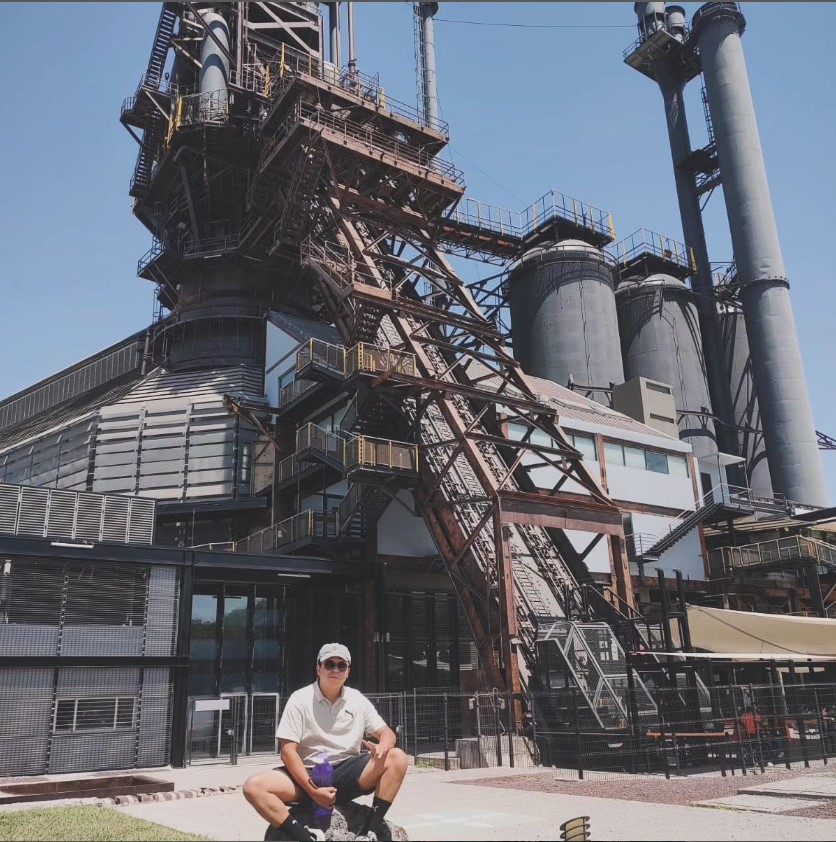
#> input picture Practica9/horno3.jpg, 836 x 842 px
$ python practica9.py
#> lines starting #> are read from the running program, lines starting #| are printed output that depends on the picture
#> further down, imagen_original is the input picture: shape (842, 836, 3); mean B, G, R 117.2, 107.9, 105.2
# -*- coding: utf-8 -*-
"""
Created on 01 May 14:23:40 2024
@author: Jesus Alejandro Montes Aguila
"""
import cv2
import numpy as np

# Función para agregar ruido gaussiano a una imagen
def agregar_ruido_gaussiano(imagen, media=0, desviacion_estandar=25):
#> called with media = 0, desviacion_estandar = 25
    alto, ancho, canales = imagen.shape
#> alto = 842; ancho = 836; canales = 3
    ruido = np.random.normal(media, desviacion_estandar, (alto, ancho, canales))
    imagen_con_ruido = np.clip(imagen + ruido, 0, 255).astype(np.uint8)
    return imagen_con_ruido

# Función para agregar ruido de sal y pimienta a una imagen
def agregar_ruido_sal_pimienta(imagen, proporcion_sal_vs_pimienta=0.5, cantidad=0.04):
#> called with proporcion_sal_vs_pimienta = 0.5, cantidad = 0.04
    imagen_con_ruido = np.copy(imagen)

    # Ruido de sal
    cantidad_sal = np.ceil(cantidad * imagen.size * proporcion_sal_vs_pimienta)
#> cantidad_sal = 42235
    coordenadas_sal = [np.random.randint(0, i - 1, int(cantidad_sal)) for i in imagen.shape]
    imagen_con_ruido[coordenadas_sal[0], coordenadas_sal[1], :] = 255

    # Ruido de pimienta
    cantidad_pimienta = np.ceil(cantidad * imagen.size * (1.0 - proporcion_sal_vs_pimienta))
#> cantidad_pimienta = 42235
    coordenadas_pimienta = [np.random.randint(0, i - 1, int(cantidad_pimienta)) for i in imagen.shape]
    imagen_con_ruido[coordenadas_pimienta[0], coordenadas_pimienta[1], :] = 0
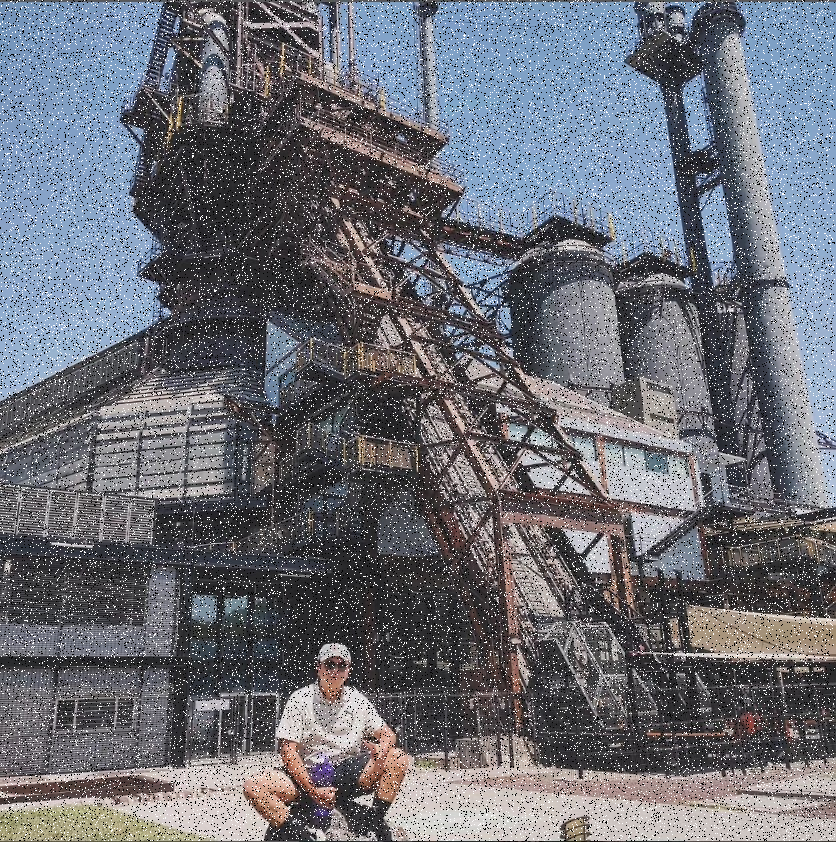
#> imagen_con_ruido: shape (842, 836, 3); mean B, G, R 118, 109.7, 107.3

    return imagen_con_ruido

# Función para aplicar un filtro a una imagen
def aplicar_filtro(imagen, tipo_filtro='gaussiano'):
    if tipo_filtro == 'gaussiano':
        return cv2.GaussianBlur(imagen, (5, 5), 0)
    elif tipo_filtro == 'media':
        return cv2.blur(imagen, (5, 5))
    elif tipo_filtro == 'mediana':
        return cv2.medianBlur(imagen, 5)
    elif tipo_filtro == 'minimo':
        return cv2.erode(imagen, np.ones((3, 3)))
    elif tipo_filtro == 'maximo':
        return cv2.dilate(imagen, np.ones((3, 3)))

# Cargar la imagen original
imagen_original = cv2.imread('horno3.jpg')

# Agregar ruido gaussiano
ruido_gaussiano = agregar_ruido_gaussiano(imagen_original)

# Agregar ruido de sal y pimienta
ruido_sal_pimienta = agregar_ruido_sal_pimienta(imagen_original)

# Aplicar filtros a las imágenes con ruido
imagenes_filtradas = {}
for tipo_ruido, imagen_con_ruido in [('gaussiano', ruido_gaussiano), ('sal_pimienta', ruido_sal_pimienta)]:
    for tipo_filtro in ['gaussiano', 'media', 'mediana', 'minimo', 'maximo']:
        imagen_filtrada = aplicar_filtro(imagen_con_ruido, tipo_filtro)
        imagenes_filtradas[(tipo_ruido, tipo_filtro)] = imagen_filtrada
#> this loop made 2 passes
#> tipo_ruido on passes 1 to 2: 'gaussiano', 'sal_pimienta'
#> after the loop, imagenes_filtradas = 10 items

# Guardar todas las imágenes
cv2.imwrite('ruido_gaussiano.jpg', ruido_gaussiano)
cv2.imwrite('ruido_sal_pimienta.jpg', ruido_sal_pimienta)
for (tipo_ruido, tipo_filtro), imagen_filtrada in imagenes_filtradas.items():
    cv2.imwrite(f'filtrada_{tipo_ruido}_{tipo_filtro}.jpg', imagen_filtrada)
#> this loop made 10 passes
